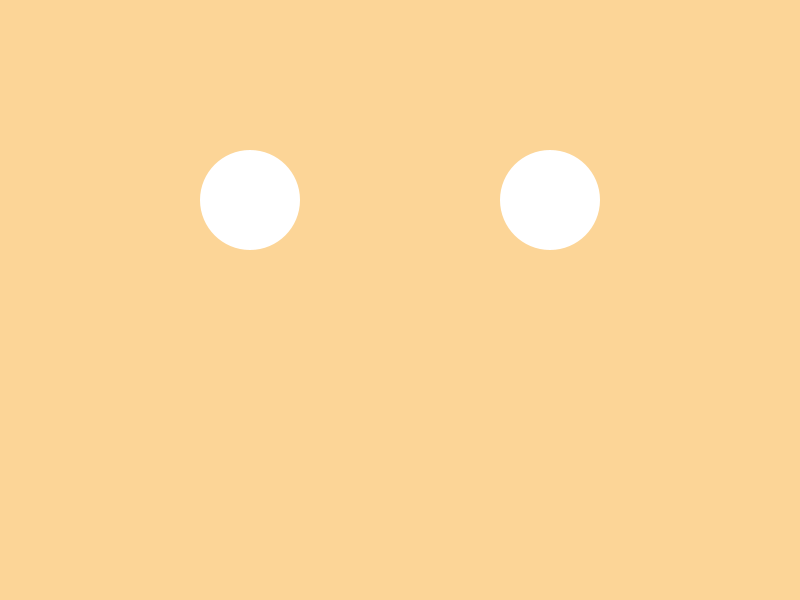
Frame 1 (no input)
Frame 60 (the mouse pressed at the canvas centre just before this capture): identical to frame 1, image omitted
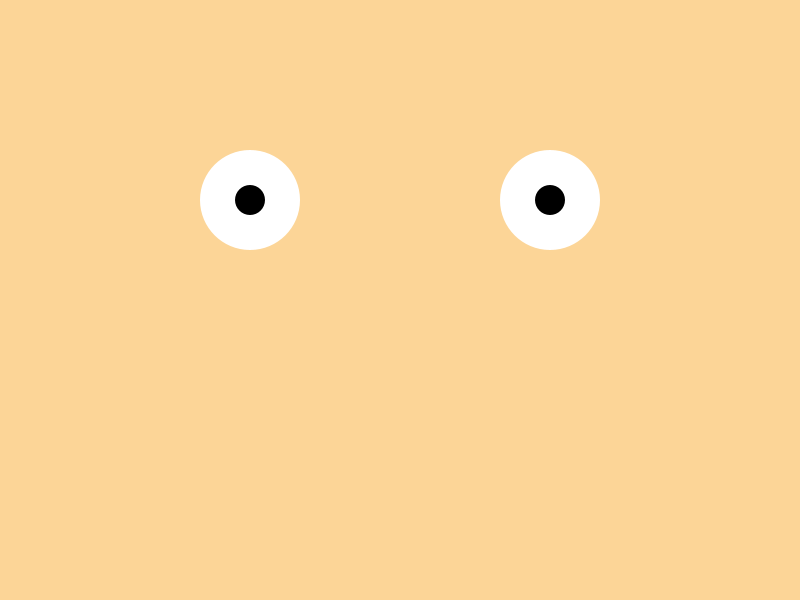
Frame 120 (the mouse held since frame 60 and released just before this capture)

The Processing sketch that drew these frames (run headless with seeded random() and noise(); from frame 60 on, the mouse is pressed at the canvas centre):

// Processing sketch: processing_33509
// ── processing_33509.pde

void setup(){

size(800,600);
background(252,213,151);
noStroke();


}

void draw(){
  background(252,213,151);
  fill(255);
ellipse(250,200,100,100);
ellipse(550,200,100,100);
fill(0) ;
if(mouseX-150>200&&mouseX+150<600){
  
  if(mouseY>150&&mouseY<250){
ellipse(mouseX-150,mouseY,30,30);
ellipse(mouseX+150,mouseY,30,30);
}
   else{

ellipse(250,200,30,30);
ellipse(550,200,30,30);


}

}


/*ellipse(mouseX-150,mouseY,30,30);
ellipse(mouseX+150,mouseY,30,30);
if(mouseX-150<150){ellipse(150,mouseY,30,30);
                   ellipse(450,mouseY,30,30);}*/


}

void mousePressed(){

triangle(300,300,500,300,400,400);
}
